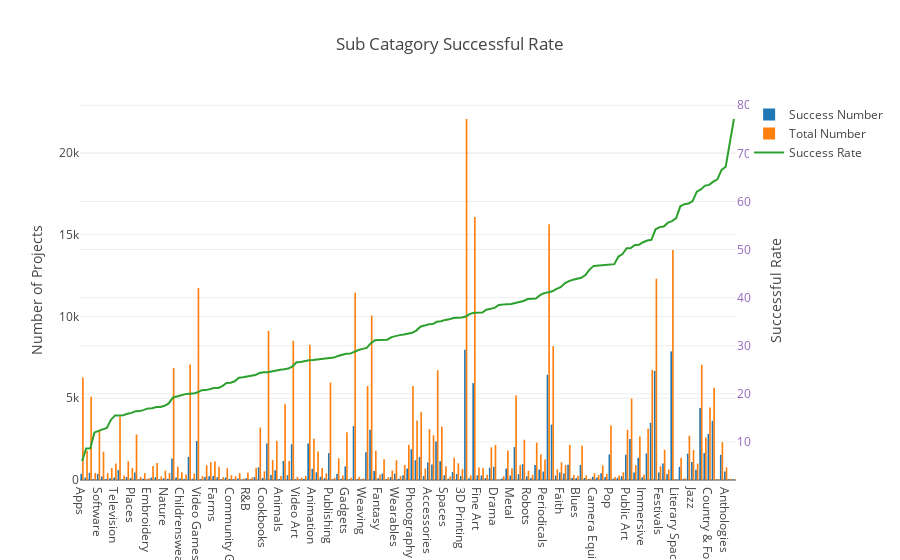

Source (notebook cell):
### Code cell
success_proj = data[data["state"] == True]
suc_sub_cat = pd.DataFrame(success_proj.category.value_counts())
suc_sub_cat.columns = ["suc_cat"]
suc_sub_cat["total"] = data.category.value_counts()
suc_sub_cat["rate"] = suc_sub_cat.suc_cat / suc_sub_cat.total * 100
suc_sub_cat.index = encoders["category"].inverse_transform(suc_sub_cat.index)
suc_sub_cat.sort_values(by="rate",inplace=True)

gdata = [go.Bar(x = suc_sub_cat.index, y = suc_sub_cat.suc_cat, name = "Success Number"),
        go.Bar(x = suc_sub_cat.index, y = suc_sub_cat.total,name = "Total Number"),
        go.Scatter(x = suc_sub_cat.index, y = suc_sub_cat.rate,yaxis='y2', name = "Success Rate")
       ]

iplot(go.Figure(data = gdata, 
        layout = go.Layout(
            title='Sub Catagory Successful Rate',
        yaxis=dict(
            title='Number of Projects'
        ),
        yaxis2=dict(
            title='Successful Rate',
            tickfont=dict(
                color='rgb(148, 103, 189)'
            ),
            overlaying='y',
            side='right'
        )
        )
     )
     )

### Figure 1 — Plotly figure (JSON) as saved in the notebook; plotly's stock layout.template omitted (floating-point values rounded to 4 significant figures; data arrays with more than 128 entries replaced by an {"elided": "..."} marker saying what was removed)
{"data": [{"name": "Success Number", "type": "bar", "uid": "7c21f221-1c2d-4a20-9d9d-7b3d5bbd15fa", "x": {"elided": "159 str values"}, "y": {"elided": "159 int values"}}, {"name": "Total Number", "type": "bar", "uid": "8783f4b5-17d6-4091-b83c-a09dd781a4a5", "x": {"elided": "159 str values"}, "y": {"elided": "159 int values"}}, {"name": "Success Rate", "type": "scatter", "uid": "9b3e7f98-a570-4f10-96fd-b88f7aa404c9", "x": {"elided": "159 str values"}, "y": {"elided": "159 float values"}, "yaxis": "y2"}], "layout": {"title": "Sub Catagory Successful Rate", "yaxis": {"title": "Number of Projects"}, "yaxis2": {"overlaying": "y", "side": "right", "tickfont": {"color": "rgb(148, 103, 189)"}, "title": "Successful Rate"}}}
